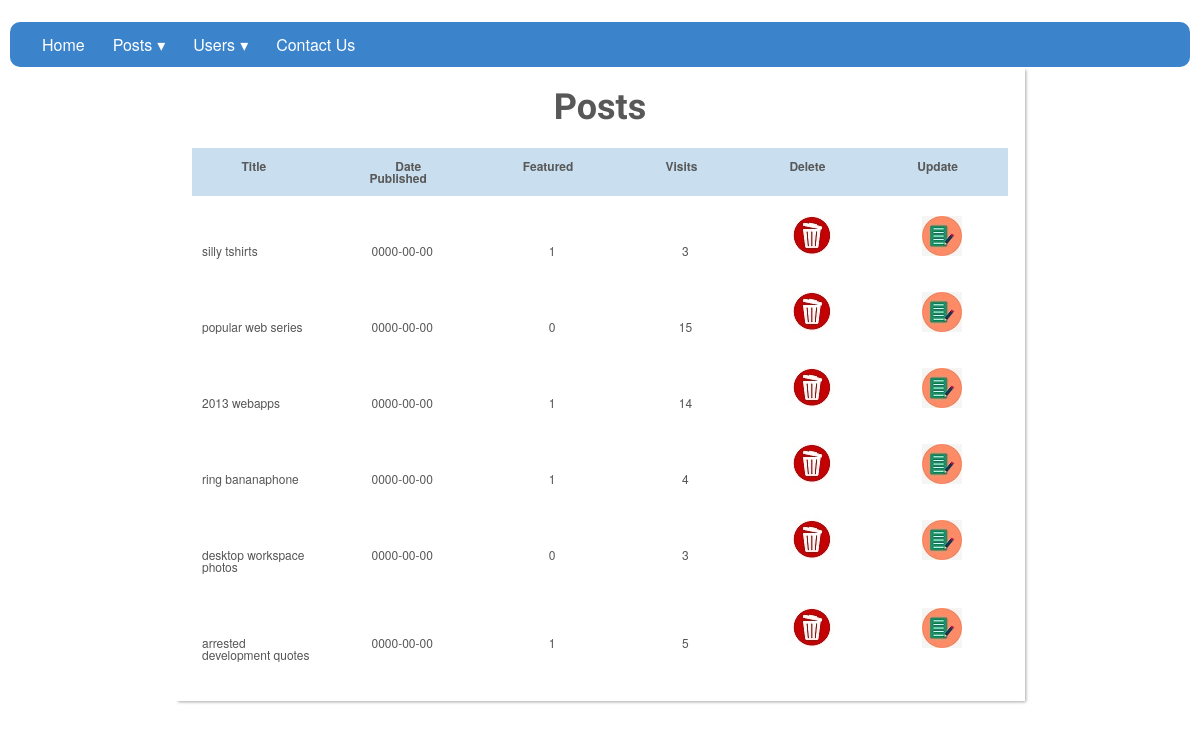
Screenshot of /admin/posts.php (signed in) with the database file from the repository.
### tables this page shows
CREATE TABLE `posts` (
  `id` int(11) NOT NULL,
  `datePublished` date NOT NULL DEFAULT current_timestamp(),
  `title` varchar(100) NOT NULL,
  `content` varchar(2000) NOT NULL,
  `featured` int(1) NOT NULL COMMENT '1 featured, 0 unfeatured',
  `published` int(1) NOT NULL COMMENT '1 published, 0 unpublished',
  `image` varchar(50) NOT NULL,
  `visits` int(11) NOT NULL
);

### admin/posts.php (the view, shortened to what this page needs)
<?php
   try{
     include_once("includes/conn.php");
     $sql = "SELECT * FROM `posts`";
     $stmt = $conn->prepare($sql);
     $stmt->execute();
   }catch(PDOException $e){
       echo "Connection failed: " . $e->getMessage();
   }
?>
<!DOCTYPE html>
<html lang="en">
<head>
    <link rel="stylesheet" href="css/posts.css">
    <link rel="stylesheet" href="css/style2.css">
</head>
<body>
  <?php
    include_once("includes/nav.php");
  ?>
        <div id="wrapper">
         <h1>Posts</h1>
         <table id="keywords" cellspacing="0" cellpadding="0">
           <thead>
             <tr>
               <th><span>Title</span></th>
			         <th><span>Date Published</span></th>
               <th><span>Featured</span></th>
               <th><span>Visits</span></th>
               <th><span>Delete</span></th>
               <th><span>Update</span></th>
             </tr>
           </thead>
           <tbody>
           <?php
             foreach($stmt->fetchAll() as $row){
              $id = $row["id"];
              $title = $row["title"];
              $datePublished = $row["datePublished"];
              $featured = $row["featured"];
              $visits = $row["visits"];
           ?>
             <tr>
               <td class="lalign"><?php echo $title ?></td>
			         <td><?php echo $datePublished ?></td>
               <td><?php echo $featured ?></td>
               <td><?php echo $visits ?></td>
               <td><a href="deletePost.php?id=<?php echo $id ?>"  onclick="return confirm('Are you sure you want to delete?')"><img  src="../imgs/delete.jpg" alt="Delete"></a></td>
               <td><a href="updatePosts.php?id=<?php echo $id ?>"><img  src="../imgs/update.jpg" alt="Update"></a></td>
             </tr>
            <?php
              }
            ?>
           </tbody>
         </table>
        </div>
</body>
</html>

### admin/includes/nav.php (shortened to what this page needs)
<nav id='menu'>
<ul>
    <li><a href='../index.php'>Home</a></li>
    <li><a class='dropdown-arrow' href=''>Posts</a>
    </li>
    <li><a class='dropdown-arrow' href=''>Users</a>
    </li>
    <li><a href='#'>Contact Us</a></li>
</ul>
</nav>

### admin/css/posts.css (style rules this page uses)
html, body, div, span, applet, object, iframe, h1, h2, h3, h4, h5, h6, p, blockquote, pre, a, abbr, acronym, address, big, cite, code, del, dfn, em, img, ins, kbd, q, s, samp, small, strike, strong, sub, sup, tt, var, b, u, i, center, dl, dt, dd, ol, ul, li, fieldset, form, label, legend, table, caption, tbody, tfoot, thead, tr, th, td, article, aside, canvas, details, embed, figure, figcaption, footer, header, hgroup, menu, nav, output, ruby, section, summary, time, mark, audio, video { margin: 0; padding: 0; border: 0; font-size: 100%; font: inherit; vertical-align: baseline; outline: none; -webkit-font-smoothing: antialiased; -webkit-text-size-adjust: 100%; -ms-text-size-adjust: 100%; -webkit-box-sizing: border-box; -moz-box-sizing: border-box; box-sizing: border-box; }
html { overflow-y: scroll; }
body { font-family: 'Helvetica Neue', Helvetica, Arial, sans-serif; font-size: 62.5%; line-height: 1; color: #585858; padding: 22px 10px; padding-bottom: 55px; }
article, aside, details, figcaption, figure, footer, header, hgroup, menu, nav, section { display: block; }
ol, ul { list-style: none; }
table { border-collapse: collapse; border-spacing: 0; }
img { border: 0; max-width: 100%; }
h1 { font-family: 'Amarante', Tahoma, sans-serif; font-weight: bold; font-size: 3.6em; line-height: 1.7em; margin-bottom: 10px; text-align: center; }
#wrapper { display: block; width: 850px; background: #fff; margin: 0 auto; padding: 10px 17px; -webkit-box-shadow: 2px 2px 3px -1px rgba(0,0,0,0.35); }
#keywords { margin: 0 auto; font-size: 1.2em; margin-bottom: 15px; }
#keywords thead { cursor: pointer; background: #c9dff0; }
#keywords thead tr th { font-weight: bold; padding: 12px 30px; padding-left: 42px; }
#keywords thead tr th span { padding-right: 20px; background-repeat: no-repeat; background-position: 100% 100%; }
#keywords tbody tr { color: #555; }
#keywords tbody tr td { text-align: center; padding: 15px 10px; }
#keywords tbody tr td.lalign { text-align: left; }

### admin/css/style2.css (style rules this page uses)
#menu { background: #3B84CC; color: #FFF; height: 45px; padding-left: 18px; border-radius: 10px; }
#menu ul, #menu li { margin: 0 auto; padding: 0; list-style: none }
#menu ul { width: 100%; }
#menu li { float: left; display: inline; position: relative; }
#menu a { display: block; line-height: 45px; padding: 0 14px; text-decoration: none; color: #FFFFFF; font-size: 16px; }
#menu a.dropdown-arrow:after { content: "\25BE"; margin-left: 5px; }

### rows the page displays
posts: title "silly tshirts", datePublished "0000-00-00", featured "1", visits "3"
posts: title "popular web series", datePublished "0000-00-00", featured "0", visits "15"
posts: title "2013 webapps", datePublished "0000-00-00", featured "1", visits "14"
posts: title "ring bananaphone", datePublished "0000-00-00", featured "1", visits "4"
posts: title "desktop workspace photos", datePublished "0000-00-00", featured "0", visits "3"
posts: title "arrested development quotes", datePublished "0000-00-00", featured "1", visits "5"
